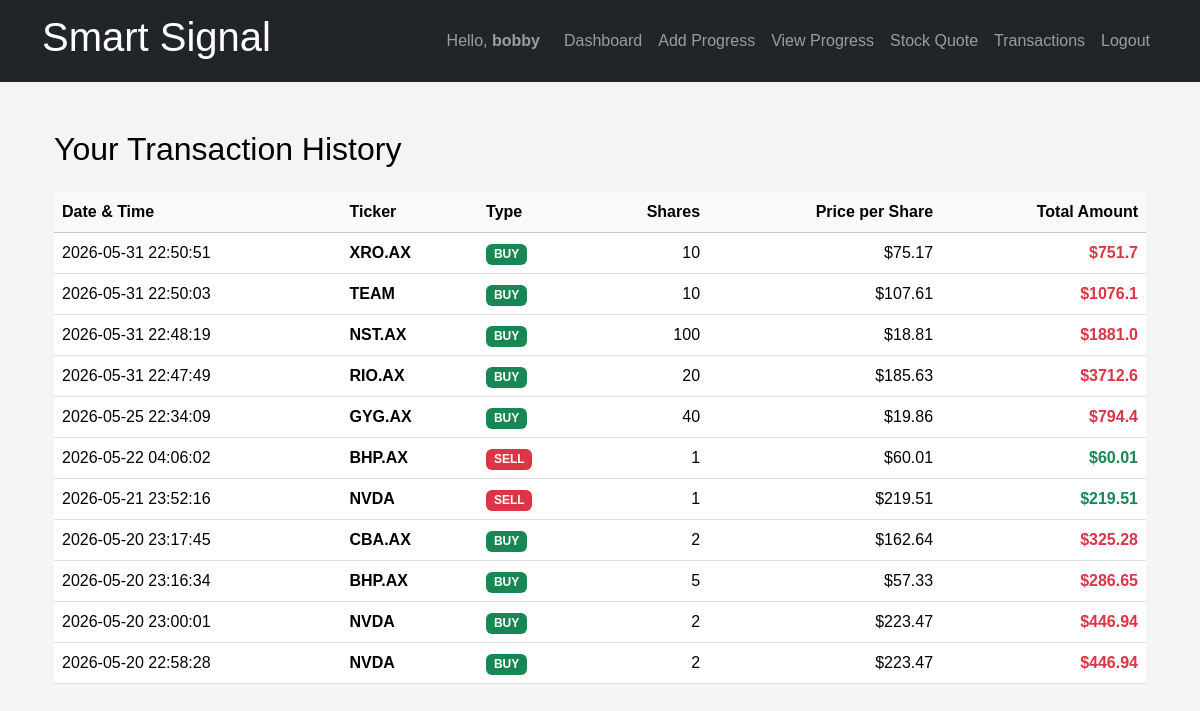
Page /transactions (signed in) on the committed database.
### tables this page shows
CREATE TABLE Users (
    id INTEGER PRIMARY KEY AUTOINCREMENT,
    username TEXT NOT NULL UNIQUE,
    hashed_password TEXT NOT NULL,
    email TEXT NOT NULL UNIQUE,
    display_name TEXT
);

CREATE TABLE Transactions (
    id INTEGER PRIMARY KEY AUTOINCREMENT,
    user_id INTEGER NOT NULL,
    ticker TEXT NOT NULL,
    transaction_type TEXT CHECK(transaction_type IN ('BUY', 'SELL')),
    shares INTEGER NOT NULL,
    price_per_share REAL NOT NULL,
    total_amount REAL NOT NULL,
    timestamp TIMESTAMP DEFAULT CURRENT_TIMESTAMP,
    FOREIGN KEY (user_id) REFERENCES Users(id) ON DELETE CASCADE
);

### app.py (the view)
@app.route('/transactions')
@login_required
def transactions():
    try:
        with get_db_connection() as conn:
            cursor = conn.cursor()
            cursor.execute("""
                           SELECT t.id,
                                  t.ticker,
                                  t.transaction_type,
                                  t.shares,
                                  t.price_per_share,
                                  t.total_amount,
                                  t.timestamp,
                                  t.user_id
                           FROM Transactions t
                           WHERE t.user_id = ?
                           ORDER BY t.timestamp DESC
                           """, (current_user.id,))
            transactions = cursor.fetchall()
        return render_template('transactions.html',
                               transactions=transactions,
                               username=current_user.username)
    except Exception as e:
        print(f"Transactions error: {e}")
        flash('Error loading transaction history.', 'error')
        return redirect(url_for('dashboard'))

### app.py (called while the page is built)
@login_manager.user_loader
def load_user(user_id):
    try:
        with get_db_connection() as conn:
            cursor = conn.cursor()
            cursor.execute(
                'SELECT id, username FROM Users WHERE id = ?',
                (user_id,)
            )
            user = cursor.fetchone()  # get the first record from query result
        if user:
            return User(id=user['id'], username=user['username'])
        return None
    except Exception as e:
        print(f"Error loading user {user_id}: {e}")  # Replace with proper logging later
        return None

@contextmanager
def get_db_connection():
    conn = sqlite3.connect('database.db')
    conn.row_factory = sqlite3.Row  # Allows accessing columns by name
    try:
        yield conn  # keep connection open while actively accessing db
    finally:  # when finished
        conn.close()

### templates/transactions.html (shortened to what this page needs)
{% extends 'base.html' %}
{% block content %}
<div class="container mt-4">
    <h2 class="mb-4">Your Transaction History</h2>
    {% if transactions %}
    <div class="table-responsive">
        <table class="table table-hover align-middle">
            <thead class="table-light">
                <tr>
                    <th>Date & Time</th>
                    <th>Ticker</th>
                    <th>Type</th>
                    <th class="text-end">Shares</th>
                    <th class="text-end">Price per Share</th>
                    <th class="text-end">Total Amount</th>
                </tr>
            </thead>
            <tbody>
                {% for tx in transactions %}
                <tr>
                    <td>{{ tx.timestamp }}</td>
                    <td><strong>{{ tx.ticker }}</strong></td>
                    <td>
                        <span class="badge {% if tx.transaction_type == 'BUY' %}bg-success{% else %}bg-danger{% endif %}">
                            {{ tx.transaction_type }}
                        </span>
                    </td>
                    <td class="text-end">{{ tx.shares }}</td>
                    <td class="text-end">${{ tx.price_per_share | round(2) }}</td>
                    <td class="text-end">
                        <strong class="{% if tx.transaction_type == 'BUY' %}text-danger{% else %}text-success{% endif %}">
                            ${{ tx.total_amount | round(2) }}
                        </strong>
                    </td>
                </tr>
                {% endfor %}
            </tbody>
        </table>
    </div>
    {% else %}
        <div class="alert alert-info text-center py-5">
            <h5>No transactions yet</h5>
            <p>Your buy and sell history will appear here.</p>
            <a href="{{ url_for('stock_quote') }}" class="btn btn-primary">Start Trading</a>
        </div>
    {% endif %}
</div>
{% endblock %}

### templates/base.html (shortened to what this page needs)
<!DOCTYPE html>
<html lang="en">
<head>
    <link href="https://cdn.jsdelivr.net/npm/bootstrap@5.3.8/dist/css/bootstrap.min.css" rel="stylesheet">
    <link rel="stylesheet" href="{{ url_for('static', filename='styles.css') }}">
</head>
<body>
    <body>
        <nav class="navbar navbar-expand-lg navbar-dark bg-dark">
            <div class="container">
                <a class="navbar-brand" href="{{ url_for('dashboard') if current_user.is_authenticated else url_for('index') }}">
                    <h1>Smart Signal</h1>
                </a>
                <div class="navbar-nav ms-auto">
                    {% if not current_user.is_authenticated %}
                        <a class="nav-link" href="{{ url_for('register') }}">Register</a>
                        <a class="nav-link" href="{{ url_for('login') }}">Login</a>
                    {% else %}
                        <span class="navbar-text me-3">
                            Hello, <strong>{{ current_user.display_name or current_user.username }}</strong>
                        </span>
                        <a class="nav-link" href="{{ url_for('dashboard') }}">Dashboard</a>
                        <a class="nav-link" href="{{ url_for('add_progress') }}">Add Progress</a>
                        <a class="nav-link" href="{{ url_for('view_progress') }}">View Progress</a>
                        <a class="nav-link" href="{{ url_for('quote_stock') }}">Stock Quote</a>
                        <a class="nav-link" href="{{ url_for('transactions') }}">Transactions</a>
                        <a class="nav-link" href="{{ url_for('logoff') }}">Logout</a>
                    {% endif %}
                </div>
            </div>
        </nav>
    <content>
        <div class="container mt-4">
        {% block content %}
        {% endblock %}
    </div>
    </content>
</body>
</html>

### static/styles.css (style rules this page uses)
body { font-family: Arial, sans-serif; background-color: #f4f4f4; color:black; margin: 0; }
h1 { text-align: center; }
content { max-width: 800px; margin: 20px auto; padding: 0 20px; }

### rows in the picture
Users: username "bobby"
Transactions: timestamp "2026-05-31 22:50:51", ticker "XRO.AX", transaction_type "BUY", shares "10", price_per_share "75.17", total_amount "751.7"
Transactions: timestamp "2026-05-31 22:50:03", ticker "TEAM", transaction_type "BUY", shares "10", price_per_share "107.61", total_amount "1076.1"
Transactions: timestamp "2026-05-31 22:48:19", ticker "NST.AX", transaction_type "BUY", shares "100", price_per_share "18.81", total_amount "1881.0"
Transactions: timestamp "2026-05-31 22:47:49", ticker "RIO.AX", transaction_type "BUY", shares "20", price_per_share "185.63", total_amount "3712.6"
Transactions: timestamp "2026-05-25 22:34:09", ticker "GYG.AX", transaction_type "BUY", shares "40", price_per_share "19.86", total_amount "794.4"
Transactions: timestamp "2026-05-22 04:06:02", ticker "BHP.AX", transaction_type "SELL", shares "1", price_per_share "60.01", total_amount "60.01"
Transactions: timestamp "2026-05-21 23:52:16", ticker "NVDA", transaction_type "SELL", shares "1", price_per_share "219.51", total_amount "219.51"
Transactions: timestamp "2026-05-20 23:17:45", ticker "CBA.AX", transaction_type "BUY", shares "2", price_per_share "162.64", total_amount "325.28"
Transactions: timestamp "2026-05-20 23:16:34", ticker "BHP.AX", transaction_type "BUY", shares "5", price_per_share "57.33", total_amount "286.65"
Transactions: timestamp "2026-05-20 23:00:01", ticker "NVDA", transaction_type "BUY", shares "2", price_per_share "223.47", total_amount "446.94"
Transactions: timestamp "2026-05-20 22:58:28", ticker "NVDA", transaction_type "BUY", shares "2", price_per_share "223.47", total_amount "446.94"
